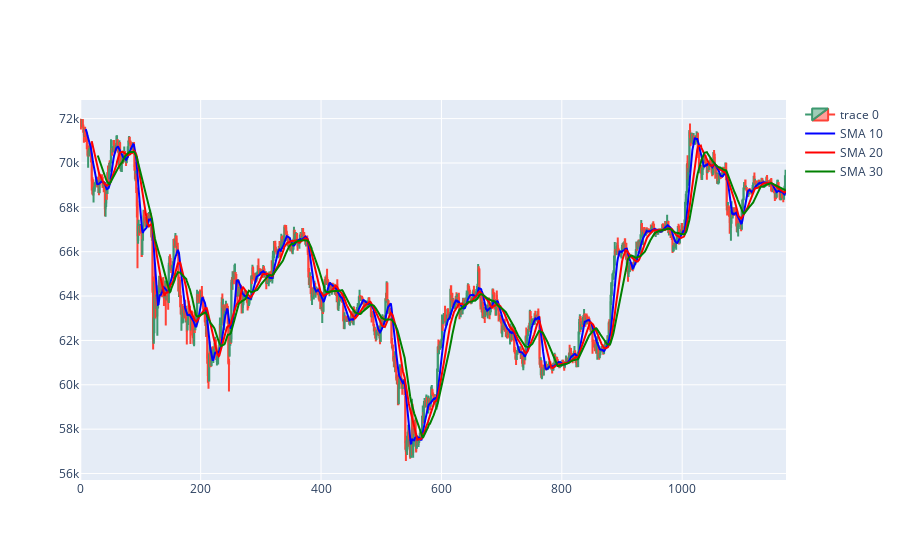

The code cell stored with this chart in its notebook:
### Code cell
import plotly.graph_objects as go

dfpl = data[:]
fig = go.Figure(data=[go.Candlestick(x=dfpl.index,
                open=dfpl['Open'],
                high=dfpl['High'],
                low=dfpl['Low'],
                close=dfpl['Close'])])

# Add the moving averages to the plot
fig.add_trace(go.Scatter(x=dfpl.index, y=dfpl['SMA_10'], mode='lines', name='SMA 10', line=dict(color='blue')))
fig.add_trace(go.Scatter(x=dfpl.index, y=dfpl['SMA_20'], mode='lines', name='SMA 20', line=dict(color='red')))
fig.add_trace(go.Scatter(x=dfpl.index, y=dfpl['SMA_30'], mode='lines', name='SMA 30', line=dict(color='green')))

fig.update_layout(xaxis_rangeslider_visible=False)
fig.show()

### Figure 1 — Plotly figure (JSON) as saved in the notebook; plotly's stock layout.template omitted (floating-point values rounded to 4 significant figures; data arrays with more than 128 entries replaced by an {"elided": "..."} marker saying what was removed)
{"data": [{"close": {"elided": "1173 float values"}, "high": {"elided": "1173 float values"}, "low": {"elided": "1173 float values"}, "open": {"elided": "1173 float values"}, "type": "candlestick", "x": {"elided": "1173 int values"}}, {"line": {"color": "blue"}, "mode": "lines", "name": "SMA 10", "type": "scatter", "x": {"elided": "1173 int values"}, "y": {"elided": "1173 float values"}}, {"line": {"color": "red"}, "mode": "lines", "name": "SMA 20", "type": "scatter", "x": {"elided": "1173 int values"}, "y": {"elided": "1173 float values"}}, {"line": {"color": "green"}, "mode": "lines", "name": "SMA 30", "type": "scatter", "x": {"elided": "1173 int values"}, "y": {"elided": "1173 float values"}}], "layout": {"xaxis": {"rangeslider": {"visible": false}}}}
